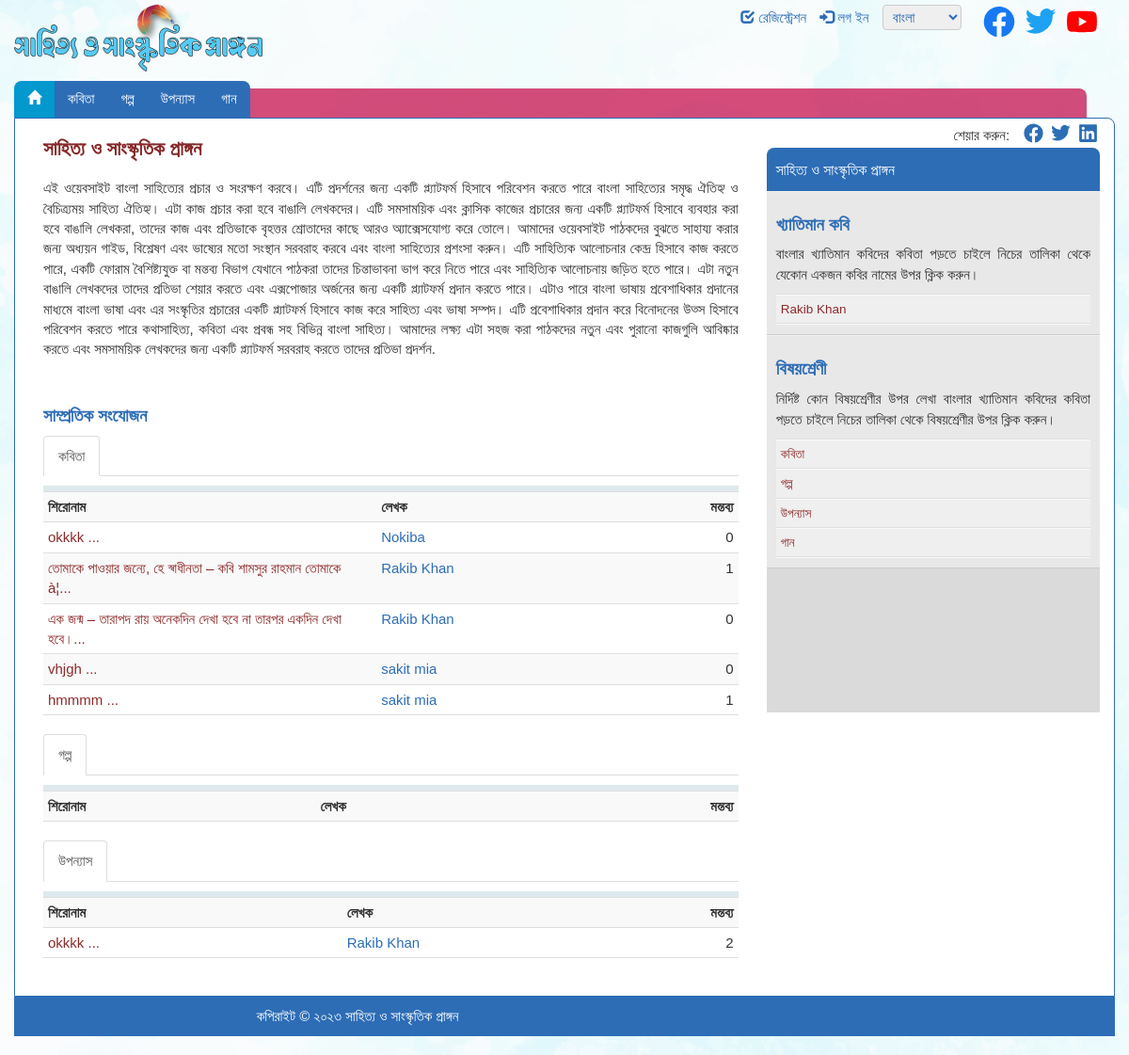
The page / on the database its author committed.
### tables this page shows
CREATE TABLE `contents` (
  `id` int(11) NOT NULL,
  `user` int(20) NOT NULL,
  `categories` varchar(200) NOT NULL,
  `content` text NOT NULL,
  `file` varchar(255) DEFAULT NULL,
  `approved` int(11) NOT NULL DEFAULT 0
);

CREATE TABLE `users` (
  `id` int(11) NOT NULL,
  `name` varchar(255) NOT NULL,
  `aa` tinyint(4) NOT NULL DEFAULT 0,
  `notification` tinyint(10) NOT NULL DEFAULT 0,
  `bio` varchar(500) DEFAULT NULL,
  `gender` varchar(100) NOT NULL,
  `email` varchar(255) NOT NULL,
  `phone` int(50) DEFAULT NULL,
  `occupation` varchar(100) NOT NULL,
  `nationality` varchar(100) NOT NULL,
  `password` varchar(255) NOT NULL,
  `photo` varchar(255) DEFAULT NULL
);

### parts/page_home.php (the view, shortened to what this page needs)
<div class="col-md-8">
    <h1>সাহিত্য ও সাংস্কৃতিক প্রাঙ্গন</h1>
    <div class="about top10 sl-content" data-height="150" data-less-caption="সংক্ষিপ্ত"
         data-more-caption="বিস্তারিত">
        <div class="page-text display-block">
            <p>এই ওয়েবসাইট বাংলা সাহিত্যের প্রচার ও সংরক্ষণ করবে। এটি প্রদর্শনের জন্য একটি প্ল্যাটফর্ম হিসাবে পরিবেশন করতে পারে
                বাংলা সাহিত্যের সমৃদ্ধ ঐতিহ্য ও বৈচিত্র্যময় সাহিত্য ঐতিহ্য। এটা কাজ প্রচার করা হবে
                বাঙালি লেখকদের। এটি সমসাময়িক এবং ক্লাসিক কাজের প্রচারের জন্য একটি প্ল্যাটফর্ম হিসাবে ব্যবহার করা হবে
                বাঙালি লেখকরা, তাদের কাজ এবং প্রতিভাকে বৃহত্তর শ্রোতাদের কাছে আরও অ্যাক্সেসযোগ্য করে তোলে। আমাদের ওয়েবসাইট
                পাঠকদের বুঝতে সাহায্য করার জন্য অধ্যয়ন গাইড, বিশ্লেষণ এবং ভাষ্যের মতো সংস্থান সরবরাহ করবে
                এবং বাংলা সাহিত্যের প্রশংসা করুন। এটি সাহিত্যিক আলোচনার কেন্দ্র হিসাবে কাজ করতে পারে, একটি ফোরাম বৈশিষ্ট্যযুক্ত
                বা মন্তব্য বিভাগ যেখানে পাঠকরা তাদের চিন্তাভাবনা ভাগ করে নিতে পারে এবং সাহিত্যিক আলোচনায় জড়িত হতে পারে। এটা
                নতুন বাঙালি লেখকদের তাদের প্রতিভা শেয়ার করতে এবং এক্সপোজার অর্জনের জন্য একটি প্ল্যাটফর্ম প্রদান করতে পারে। এটাও পারে
                বাংলা ভাষায় প্রবেশাধিকার প্রদানের মাধ্যমে বাংলা ভাষা এবং এর সংস্কৃতির প্রচারের একটি প্ল্যাটফর্ম হিসাবে কাজ করে
                সাহিত্য এবং ভাষা সম্পদ। এটি প্রবেশাধিকার প্রদান করে বিনোদনের উত্স হিসাবে পরিবেশন করতে পারে
                কথাসাহিত্য, কবিতা এবং প্রবন্ধ সহ বিভিন্ন বাংলা সাহিত্য। আমাদের লক্ষ্য এটা সহজ করা
                পাঠকদের নতুন এবং পুরানো কাজগুলি আবিষ্কার করতে এবং সমসাময়িক লেখকদের জন্য একটি প্ল্যাটফর্ম সরবরাহ করতে
                তাদের প্রতিভা প্রদর্শন.</p>
        </div>
    </div>
    <h2>সাম্প্রতিক সংযোজন</h2>
    <div>
        <ul class="nav nav-tabs" role="tablist">
            <li role="presentation" class="active">
                <a title="Poem" href="#poem">
                    কবিতা
                </a>
            </li>
        </ul>
        <div class="tab-content">
            <div role="tabpanel" class="tab-pane active" id="poem">
                <div class="list-options">
                </div>
                <table class="post-list table table-striped table-responsive table-condensed">
                    <tr>
                        <th class="post-title">
                            <div class="row">
                                <div class="col-sm-6">
                                    শিরোনাম
                                </div>
                                <div class="col-sm-6 hidden-xs">লেখক</div>
                            </div>
                        </th>
                        <th class="text-right">মন্তব্য</th>
                    </tr>
                    <?php
                    $view = "SELECT contents.id,contents.content, contents.file, contents.categories, users.id as user_id,users.name as user_name, COUNT(comments.id) AS comments_count
FROM contents
JOIN users ON contents.user = users.id
LEFT JOIN comments ON contents.id = comments.content_id
WHERE categories='কবিতা' AND approved = '1'
GROUP BY contents.id
ORDER BY `contents`.`id`  DESC LIMIT 6";
                    $run = mysqli_query($cn, $view);
                    while ($data = mysqli_fetch_array($run)) {
                        ?>
                        <tr class="">
                            <td>
                                <div class="row">
                                    <div class="col-sm-6">
                                        <a href="view.php?id=<?php echo $data['id']; ?>">
                                <?php
                                $text = $data['content'];
                                $stripped = strip_tags($text);
                                $truncated = substr($stripped, 0, 170);
                                echo $truncated . "...";
                                ?>
                                        </a>
                                    </div>
                                    <div class="col-sm-6 author-name">
                                        <span class="author-left"> - </span><a
                                                href="user.php?id=<?php echo $data['user_id']; ?>"><?php echo $data['user_name']; ?> </a>
                                    </div>
                                </div>
                            </td>
                            <td class="text-right"><?php echo $data['comments_count']; ?></td>
                        </tr>
                    <?php } ?>
                </table>
            </div>
        </div>
    </div>
    <div>
        <ul class="nav nav-tabs" role="tablist">
            <li role="presentation" class="active">
                <a title="Story" href="#story">
                    গল্প
                </a>
            </li>
        </ul>
        <div class="tab-content">
            <div role="tabpanel" class="tab-pane active" id="story">
                <div class="list-options">
                </div>
                <table class="post-list table table-striped table-responsive table-condensed">
                    <tr>
                        <th class="post-title">
                            <div class="row">
                                <div class="col-sm-6">
                                    শিরোনাম
                                </div>
                                <div class="col-sm-6 hidden-xs">লেখক</div>
                            </div>
                        </th>
                        <th class="text-right">মন্তব্য</th>
                    </tr>
                </table>
            </div>
        </div>
    </div>
    <div>
        <ul class="nav nav-tabs" role="tablist">
            <li role="presentation" class="active">
                <a title="Nobel" href="#Nobel">
                    উপন্যাস
                </a>
            </li>
        </ul>
        <div class="tab-content">
            <div role="tabpanel" class="tab-pane active" id="Nobel">
                <div class="list-options">
                </div>
                <table class="post-list table table-striped table-responsive table-condensed">
                    <tr>
                        <th class="post-title">
                            <div class="row">
                                <div class="col-sm-6">
                                    শিরোনাম
                                </div>
                                <div class="col-sm-6 hidden-xs">লেখক</div>
                            </div>
                        </th>
                        <th class="text-right">মন্তব্য</th>
                    </tr>
                    <?php
                    $view = "SELECT contents.id,contents.content, contents.file, contents.categories, users.id as user_id,users.name as user_name, COUNT(comments.id) AS comments_count
FROM contents
JOIN users ON contents.user = users.id
LEFT JOIN comments ON contents.id = comments.content_id
WHERE categories='উপন্যাস' AND approved = '1'
GROUP BY contents.id
ORDER BY `contents`.`id`  DESC LIMIT 6";
                    $run = mysqli_query($cn, $view);
                    while ($data = mysqli_fetch_array($run)) {
                        ?>
                        <tr class="">
                            <td>
                                <div class="row">
                                    <div class="col-sm-6">
                                        <a href="view.php?id=<?php echo $data['id']; ?>">
                                <?php
                                $text = $data['content'];
                                $stripped = strip_tags($text);
                                $truncated = substr($stripped, 0, 170);
                                echo $truncated . "...";
                                ?>
                                        </a>
                                    </div>
                                    <div class="col-sm-6 author-name">
                                        <span class="author-left"> - </span><a
                                                href="user.php?id=<?php echo $data['user_id']; ?>"><?php echo $data['user_name']; ?> </a>
                                    </div>
                                </div>
                            </td>
                            <td class="text-right"><?php echo $data['comments_count']; ?></td>
                        </tr>
                    <?php } ?>
                </table>
            </div>
        </div>
    </div>
</div>

### parts/sidebar.php (shortened to what this page needs)
<div class="col-md-4">
    <div class="share-on-social">
        শেয়ার করুন: &nbsp;
        <a class="share-facebook" title="Share on Facebook" rel="external noopener nofollow"
           href=""
           aria-label="Share on Facebook">
        </a>
        <a class="share-twitter" title="Share on Twitter" rel="external noopener nofollow"
           href="" aria-label="Share on Twitter">
        </a>
        <a class="share-linkedin" title="Share on LinkedIn" rel="external noopener nofollow"
           href="" aria-label="Share on LinkedIn">
        </a>
    </div>
    <div class="row">
        <div class="col-md-12">
            <div class="mid-col">
                <div class="search-box">
                    <h4>সাহিত্য ও সাংস্কৃতিক প্রাঙ্গন</h4>
                </div>
                <div class="panel-box">
                    <h2>খ্যাতিমান কবি</h2>
                    <p>বাংলার খ্যাতিমান কবিদের কবিতা পড়তে চাইলে নিচের তালিকা থেকে যেকোন একজন কবির নামের উপর
                        ক্লিক করুন।</p>
                    <ul class="item-list">
                        <?php
                        $view = "SELECT * FROM `users` WHERE aa='1' ORDER BY `users`.`id`  DESC;";
                        $run = mysqli_query($cn, $view);
                        while ($data = mysqli_fetch_array($run)) {
                            ?>
                            <li itemscope>
                                <a title="<?php echo $data['name']; ?>"
                                   href="user.php?id=<?php echo $data['id']; ?>"><span
                                            itemprop="name"><?php echo $data['name']; ?></span></a>
                            </li>
                        <?php } ?>
                    </ul>
                </div>
                <div class="panel-box">
                    <h2>বিষয়শ্রেণী</h2>
                    <p>নির্দিষ্ট কোন বিষয়শ্রেণীর উপর লেখা বাংলার খ্যাতিমান কবিদের কবিতা পড়তে চাইলে নিচের তালিকা
                        থেকে বিষয়শ্রেণীর উপর ক্লিক করুন।</p>
                    <ul class="item-list">
                        <li><a title="Rhymes" href="poems.php">কবিতা</a></li>
                        <li><a title="Realistic Poems" href="stories.php">গল্প</a>
                        </li>
                        <li><a title="Patriotic Poems" href="nobels.php">উপন্যাস</a>
                        </li>
                        <li><a title="Patriotic Poems" href="songs.php">গান
                            </a>
                        </li>
                    </ul>
                </div>
            </div>
        </div>
    </div>
</div>

### rows shown on the page
contents: content "okkkk", users.name "Nokiba", comments_count "0"
contents: content "তোমাকে পাওয়ার জন্যে, হে স্বাধীনতা – কবি শামসুর রাহমান তোমাকে à¦", users.name "Rakib Khan", comments_count "1"
contents: content "এক জন্ম – তারাপদ রায় অনেকদিন দেখা হবে না তারপর একদিন দেখা হবে।", users.name "Rakib Khan", comments_count "0"
contents: content "vhjgh", users.name "sakit mia", comments_count "0"
contents: content "hmmmm", users.name "sakit mia", comments_count "1"
contents: content "okkkk", users.name "Rakib Khan", comments_count "2"
users: name "Rakib Khan"
